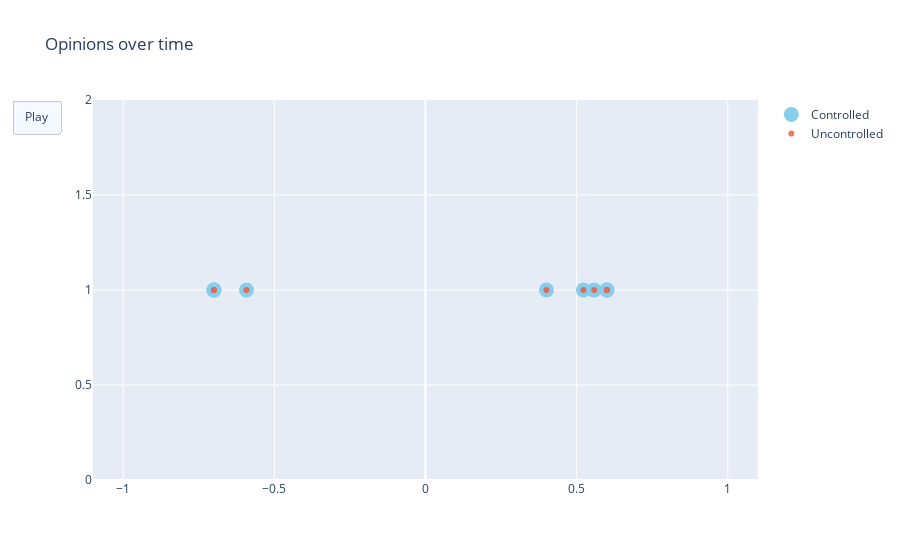

Notebook cell for this chart:
### Code cell
fig = go.Figure(
    data=[go.Scatter(x=c_xs[:, 0].flatten(), y=np.ones(eq.var_dim-1),
                         mode='markers',
                         name="Controlled", marker=dict(color='SkyBlue', size=15)),
         go.Scatter(x=uc_xs[:, 0].flatten(), y=np.ones(eq.var_dim-1),
                         mode='markers',
                         name="Uncontrolled", opacity=0.8)],
    layout=go.Layout(
        xaxis=dict(range=[-1.1, 1.1], autorange=False),
        yaxis=dict(range=[0, 2], autorange=False),
        title="Opinions over time",
        updatemenus=[dict(
            type="buttons",
            buttons=[dict(label="Play",
                          method="animate",
                          args=[None, {"frame": {"duration": 25, 
                                                                        "redraw": False},
                                                              "fromcurrent": True, 
                                                              "transition": {"duration": 0.1}}])])]
    ),
    frames=[go.Frame(data=[go.Scatter(x=c_xs[:, i].flatten(), y=np.ones(eq.var_dim-1),
                         mode='markers',
                         name="Controlled", marker=dict(color='SkyBlue', size=15)),
                          go.Scatter(x=uc_xs[:, i].flatten(), y=np.ones(eq.var_dim-1),
                         mode='markers',
                         name="Uncontrolled", opacity=0.8)]) for i in range(c_xs.shape[1])]
)
fig.update_layout(transition = {'duration': 0.1})
fig.show()

### Figure 1 — Plotly figure (JSON) as saved in the notebook; plotly's stock layout.template omitted (floating-point values rounded to 4 significant figures)
{"data": [{"marker": {"color": "SkyBlue", "size": 15}, "mode": "markers", "name": "Controlled", "type": "scatter", "x": [-0.7, -0.7, -0.5923, -0.7, 0.6, 0.6, 0.4, 0.6, 0.558, 0.5224], "y": [1, 1, 1, 1, 1, 1, 1, 1, 1, 1]}, {"mode": "markers", "name": "Uncontrolled", "opacity": 0.8, "type": "scatter", "x": [-0.7, -0.7, -0.5923, -0.7, 0.6, 0.6, 0.4, 0.6, 0.558, 0.5224], "y": [1, 1, 1, 1, 1, 1, 1, 1, 1, 1]}], "layout": {"title": {"text": "Opinions over time"}, "transition": {"duration": 0.1}, "updatemenus": [{"buttons": [{"args": [null, {"frame": {"duration": 25, "redraw": false}, "fromcurrent": true, "transition": {"duration": 0.1}}], "label": "Play", "method": "animate"}], "type": "buttons"}], "xaxis": {"autorange": false, "range": [-1.1, 1.1]}, "yaxis": {"autorange": false, "range": [0, 2]}}}
